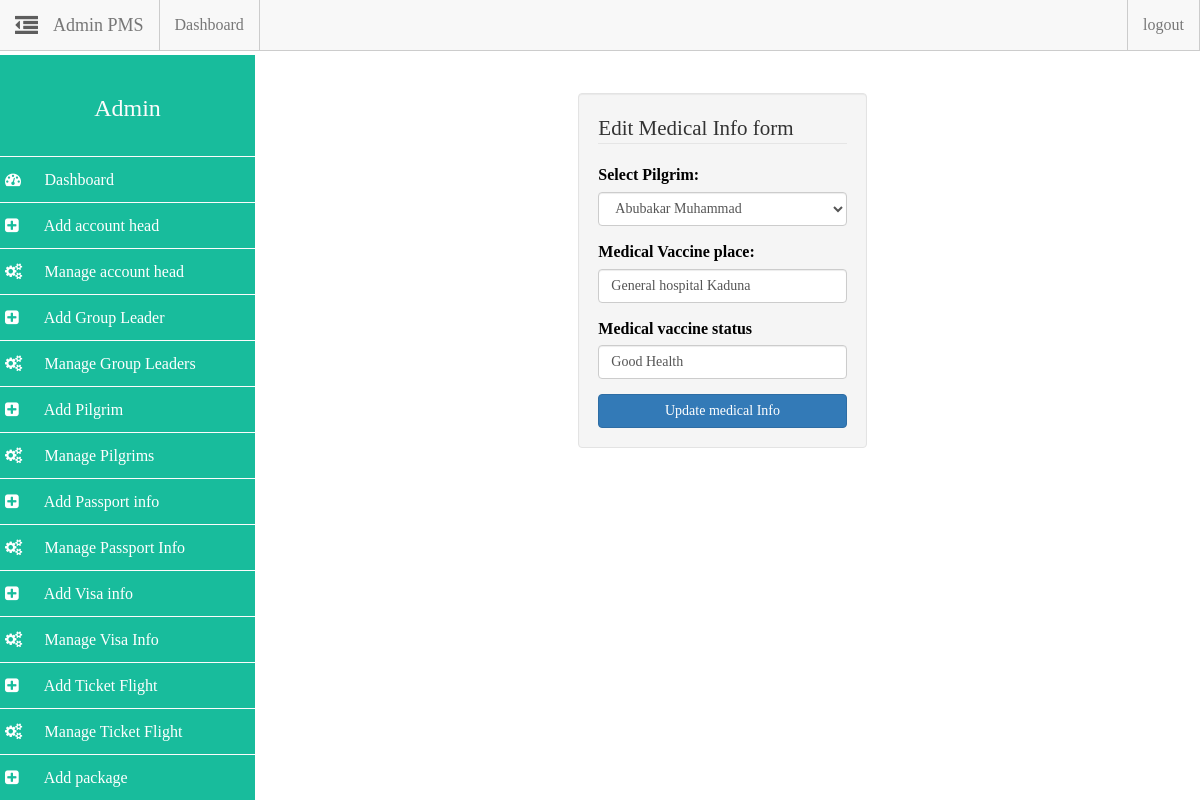
The page /admin/admin.php?action=edit_medical_info&id=1 (signed in) on the database its author committed.
### tables this page shows
CREATE TABLE `pilgrim_info` (
  `pilgrim_id` int(14) NOT NULL,
  `p_name` varchar(255) DEFAULT NULL,
  `p_mobile` varchar(22) DEFAULT NULL,
  `p_mail` varchar(40) DEFAULT NULL,
  `p_address` varchar(200) DEFAULT NULL,
  `p_mstatus` varchar(22) DEFAULT NULL,
  `p_occupation` varchar(22) DEFAULT NULL,
  `p_age` varchar(22) DEFAULT NULL,
  `p_sex` varchar(22) DEFAULT NULL,
  `p_dob` date DEFAULT NULL,
  `p_police_station` varchar(33) DEFAULT NULL,
  `p_district` varchar(33) DEFAULT NULL,
  `p_fathers_name` varchar(100) DEFAULT NULL,
  `p_mother_name` varchar(100) DEFAULT NULL,
  `p_spouse_name` varchar(100) DEFAULT NULL,
  `p_mahrims_name` varchar(100) DEFAULT NULL,
  `p_nid_no` varchar(22) DEFAULT NULL,
  `p_img` text,
  `p_nationality` varchar(33) DEFAULT NULL,
  `gl_id` int(11) DEFAULT NULL,
  `username` varchar(255) NOT NULL,
  `password` varchar(255) NOT NULL
);

CREATE TABLE `medical_info` (
  `medi_slno` int(12) NOT NULL,
  `pilgrim_id` int(12) NOT NULL,
  `medi_vacci_place` varchar(100) NOT NULL,
  `medi_vacci_status` varchar(50) NOT NULL
);

### admin/includes/edit_medical_info.php (the view, shortened to what this page needs)
<?php
$pid = $_GET["id"];
$query = mysqli_query($dbc, "SELECT * FROM medical_info WHERE pilgrim_id='$pid'");
$data = mysqli_fetch_array($query);
?>
<div class="row">
	<div class="col-md-4 col-md-offset-4">
		<br>
		<div class="well">
			<form action="admin.php?action=edit_medical_info&id=<?php echo $pid; ?>" method="POST">
				<fieldset>
					<legend>Edit Medical Info form</legend>
					<div class="form-group">
						<label for="pilgrim_id">Select Pilgrim:</label>
						<select name="pilgrim_id" id="pilgrim_id" value="" class="form-control">
							<option value="<?php echo $data["pilgrim_id"] ?>">
								<?php $gq = mysqli_query($dbc, "SELECT p_name FROM pilgrim_info WHERE pilgrim_id=".$data["pilgrim_id"]);
								$d = mysqli_fetch_array($gq);
								echo $d["p_name"];
								 ?>
							</option>
						</select>
					</div>
					<div class="form-group">
						<label for="medi_vacci_place">Medical Vaccine place:</label>
						<input type="text" name="medi_vacci_place" id="medi_vacci_place" value="<?php echo $data['medi_vacci_place'] ?>" class="form-control" placeholder="medical vaccine place">
					</div>
					<div class="form-group">
						<label for="medi_vacci_status">Medical vaccine status</label>
						<input type="text" name="medi_vacci_status" id="medi_vacci_status" value="<?php echo $data['medi_vacci_status'] ?>" placeholder="Medical status" class="form-control">
					</div>
					<button type="submit" name="edit_medical_info" class="btn btn-primary btn-block">Update medical Info</button>
				</fieldset>
			</form>
		</div>
	</div>
</div>

### assets/css/styles.css (style rules this page uses)
html { color: #222; font-size: 1em; line-height: 1.4; }
fieldset { border: 0; margin: 0; padding: 0; }
body { padding-top: 55px; font-family: ubuntu; font-size: 100%; color: #000 !important; }

### assets/css/sidebar.css (style rules this page uses)
* { box-sizing: border-box; -webkit-box-sizing: border-box; -moz-box-sizing: border-box; }
body { padding-top: 55px; }

### rows shown on the page
pilgrim_info: pilgrim_id "Abubakar Muhammad"
medical_info: medi_vacci_place "General hospital Kaduna", medi_vacci_status "Good Health"
